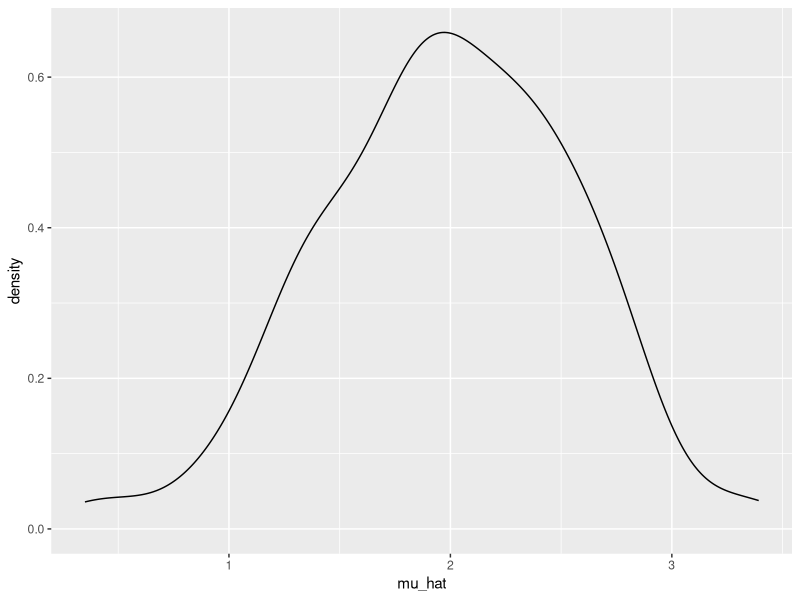
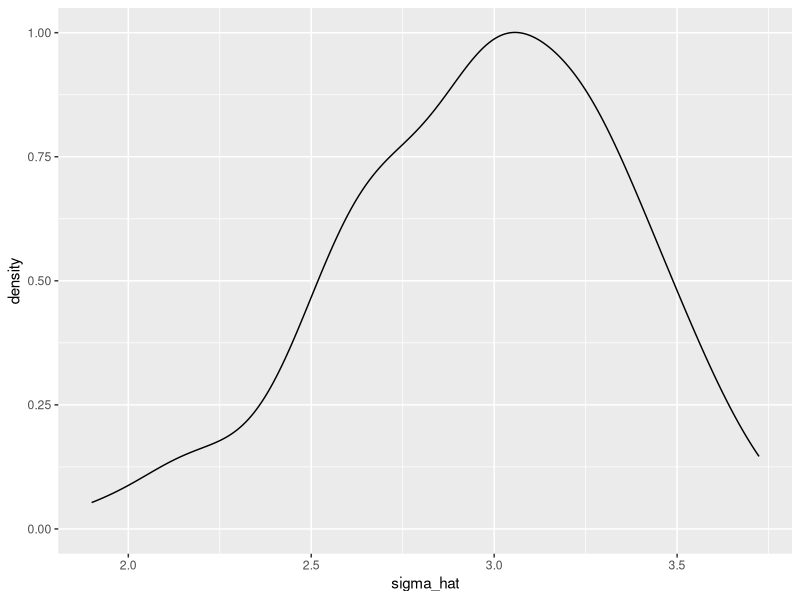
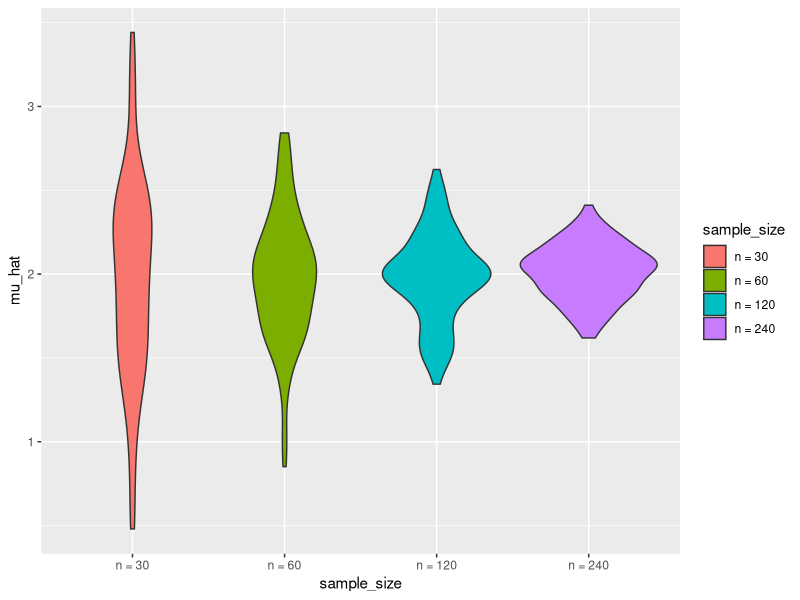

Source code (R) for these figures, in order:
## ---- chunk 1
library(tidyverse)

set.seed(1)
## ---- chunk 2
sim_mean_sd = function(n, mu = 2, sigma = 3) {
  
  sim_data = tibble(
    x = rnorm(n, mean = mu, sd = sigma),
  )
  
  sim_data |> 
    summarize(
      mu_hat = mean(x),
      sigma_hat = sd(x)
    )
}
sim_mean_sd(30)
## ---- chunk 3
#define an output.
output = vector("list", length = 100)

#
for (i in 1:100) {
  output[[i]] = sim_mean_sd(30)
  
}
bind_rows(output)
## ---- chunk 4
sim_results = 
  rerun(100, sim_mean_sd(30)) |> 
  bind_rows()

## ---- chunk 5
sim_results |> 
    ggplot(aes(x = mu_hat)) + 
  geom_density()

sim_results |> 
    ggplot(aes(x = sigma_hat)) + 
  geom_density()

sim_results |> 
  summarize(
    average_sample_mean = mean(mu_hat),
    sd_samp_mean = sd(mu_hat)
  )
## ---- chunk 6
n_list = list(
  "n = 30" = 30,
  "n = 60" = 60,
  "n = 120" = 120,
  "n = 240" = 240
)

output = vector("list", 4)

# run every sample size for 100 times

for (i in 1:4){
  output[[i]] = rerun(100, sim_mean_sd(n = n_list[[i]])) |> 
    bind_rows()
}

## CONFUSE!!!
sim_result = 
  tibble(
  n = c(30, 60, 120, 240)
) |> 
  mutate(
    output_lists = map(.x = n, ~ rerun(100, sim_mean_sd(.x))),
    estimate_df = map(output_lists, bind_rows)
  ) |> 
  select(-output_lists) |> 
  unnest(estimate_df)
## ---- chunk 7
sim_result |> 
  mutate(
    sample_size = str_c("n = ", n),
    sample_size = fct_inorder(sample_size)) |> 
  ggplot(aes(x = sample_size, y = mu_hat, fill = sample_size)) + 
  geom_violin()
## ---- chunk 8
sim_result |> 
  group_by(n) |> 
  summarize(
    avg_sample_mean = mean(mu_hat),
    sd_samp_mean = sd(mu_hat)
  )
